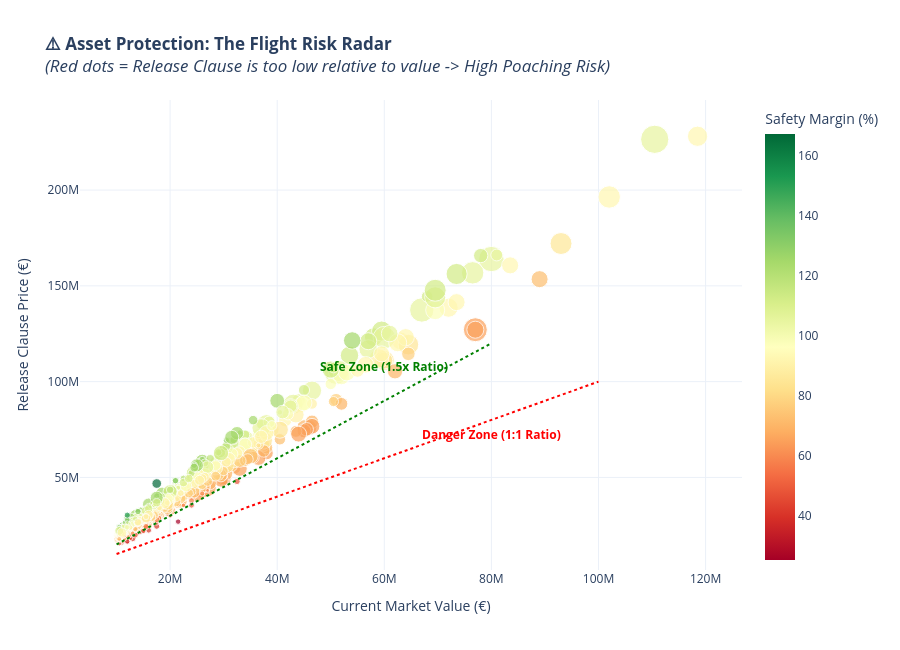

Notebook code cell kept with this figure:
### Code cell
import plotly.express as px
import pandas as pd

# ==========================================
# 1. FEATURE ENGINEERING & FILTERING
# ==========================================

# A. Calculate "Clause Premium"
# 0% = Clause equals Value (Risky) | 100% = Clause is double the Value (Safe)
df['Clause_Premium_Pct'] = ((df['Release Clause'] - df['Value']) / df['Value']) * 100

# B. Filter for High-Value Assets only (worth > €10M)
# We focus on "First Team" assets where losing them is costly
assets = df[
    (df['Value'] > 10_000_000) & 
    (df['Release Clause'] > 0)     # Exclude players with NO clause
].copy()

# ==========================================
# 2. EXPORT FOR TABLEAU (The New Addition)
# ==========================================
# We export the calculated 'Clause_Premium_Pct' so you can color-code in Tableau
export_cols = [
    'Name', 'Club', 'Age', 'Position', 
    'Value', 'Wage', 'Release Clause', 
    'Clause_Premium_Pct'
]

assets[export_cols].to_csv('D:/desktop/MY_DOC/Projects/Comprehensive Analysis FIFA 19/Tableau_Datasets/Tableau_Flight_Risks.csv', index=False)
print("✅ File Exported: 'Tableau_Flight_Risks.csv'")

# ==========================================
# 3. VISUALIZE: THE FLIGHT RISK RADAR
# ==========================================
fig = px.scatter(
    assets,
    x="Value",
    y="Release Clause",
    color="Clause_Premium_Pct",
    color_continuous_scale="RdYlGn", # Red (Low Premium) to Green (High Premium)
    size="Wage",                     # Size = Wage (Cost of keeping them)
    
    hover_name="Name",
    hover_data=["Club", "Age", "Clause_Premium_Pct"],
    
    title="<b>⚠️ Asset Protection: The Flight Risk Radar</b><br><i>(Red dots = Release Clause is too low relative to value -> High Poaching Risk)</i>",
    labels={
        "Clause_Premium_Pct": "Safety Margin (%)",
        "Value": "Market Value (€)",
        "Release Clause": "Buyout Clause (€)"
    },
    template="plotly_white",
    height=650
)

# 4. Add "Safety Zones" Lines
# Line 1: The Danger Zone (Clause = Value)
fig.add_shape(
    type="line", line=dict(dash="dot", color="red"),
    x0=10e6, y0=10e6, x1=100e6, y1=100e6
)
fig.add_annotation(
    x=80e6, y=80e6, text="<b>Danger Zone (1:1 Ratio)</b>", 
    showarrow=False, yshift=-15, font=dict(color="red")
)

# Line 2: The Safe Zone (Clause = 1.5x Value)
fig.add_shape(
    type="line", line=dict(dash="dot", color="green"),
    x0=10e6, y0=15e6, x1=80e6, y1=120e6
)
fig.add_annotation(
    x=60e6, y=100e6, text="<b>Safe Zone (1.5x Ratio)</b>", 
    showarrow=False, yshift=15, font=dict(color="green")
)

fig.update_layout(
    xaxis_title="Current Market Value (€)",
    yaxis_title="Release Clause Price (€)"
)

fig.show()

# 5. Output: The "Most Poachable" Stars
print("🚨 URGENT: TOP FLIGHT RISKS (Clause < 10% above Value)")
risky_assets = assets[assets['Clause_Premium_Pct'] < 10].sort_values('Value', ascending=False).head(5)
display(risky_assets[['Name', 'Club', 'Value', 'Release Clause', 'Clause_Premium_Pct']])

### Figure 1 — Plotly figure (JSON) as saved in the notebook; plotly's stock layout.template omitted (floating-point values rounded to 4 significant figures; data arrays with more than 128 entries replaced by an {"elided": "..."} marker saying what was removed)
{"data": [{"customdata": {"elided": "879x3 mixed values"}, "hovertemplate": "<b>%{hovertext}</b><br><br>Market Value (€)=%{x}<br>Buyout Clause (€)=%{y}<br>Wage=%{marker.size}<br>Club=%{customdata[0]}<br>Age=%{customdata[1]}<br>Safety Margin (%)=%{marker.color}<extra></extra>", "hovertext": {"elided": "879 str values"}, "legendgroup": "", "marker": {"color": {"elided": "879 float values"}, "coloraxis": "coloraxis", "size": {"elided": "879 float values"}, "sizemode": "area", "sizeref": 1412.0, "symbol": "circle"}, "mode": "markers", "name": "", "orientation": "v", "showlegend": false, "type": "scatter", "x": {"elided": "879 float values"}, "xaxis": "x", "y": {"elided": "879 float values"}, "yaxis": "y"}], "layout": {"annotations": [{"font": {"color": "red"}, "showarrow": false, "text": "<b>Danger Zone (1:1 Ratio)</b>", "x": 80000000, "y": 80000000, "yshift": -15}, {"font": {"color": "green"}, "showarrow": false, "text": "<b>Safe Zone (1.5x Ratio)</b>", "x": 60000000, "y": 100000000, "yshift": 15}], "coloraxis": {"colorbar": {"title": {"text": "Safety Margin (%)"}}, "colorscale": [[0, "rgb(165,0,38)"], [0.1, "rgb(215,48,39)"], [0.2, "rgb(244,109,67)"], [0.3, "rgb(253,174,97)"], [0.4, "rgb(254,224,139)"], [0.5, "rgb(255,255,191)"], [0.6, "rgb(217,239,139)"], [0.7, "rgb(166,217,106)"], [0.8, "rgb(102,189,99)"], [0.9, "rgb(26,152,80)"], [1, "rgb(0,104,55)"]]}, "height": 650, "legend": {"itemsizing": "constant", "tracegroupgap": 0}, "shapes": [{"line": {"color": "red", "dash": "dot"}, "type": "line", "x0": 10000000, "x1": 100000000, "y0": 10000000, "y1": 100000000}, {"line": {"color": "green", "dash": "dot"}, "type": "line", "x0": 10000000, "x1": 80000000, "y0": 15000000, "y1": 120000000}], "title": {"text": "<b>⚠️ Asset Protection: The Flight Risk Radar</b><br><i>(Red dots = Release Clause is too low relative to value -> High Poaching Risk)</i>"}, "xaxis": {"anchor": "y", "domain": [0, 1], "title": {"text": "Current Market Value (€)"}}, "yaxis": {"anchor": "x", "domain": [0, 1], "title": {"text": "Release Clause Price (€)"}}}}
